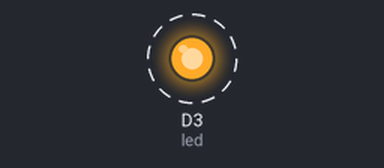
Recording of a program running on a simulated CircuitPython board. Shown: output pins drawn as LEDs (lit = HIGH). Dashed ring = blinking.

Above: at 0.5 s.
Timing chart, 0 to 4.6 s (numbered marks = the images above):
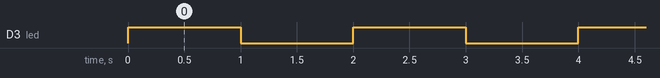

Measured:
- by itself, D3 (led): alternates HIGH for 1.0 s and LOW for 1.0 s

The program:

Blink_an_LED.py
```python
import board
import time
from digitalio import DigitalInOut, Direction

# instantiate the DigitalInOut object
led = DigitalInOut(board.D3)

# set the ext_led object to an output
led.switch_to_output()

while True:
	# turn the led on
	led.value = True
	# wait a second
	time.sleep(1)
	# turn the led off again
	led.value = False
	# wait a second again
	time.sleep(1)
	# the loop will do this over and over again
```
